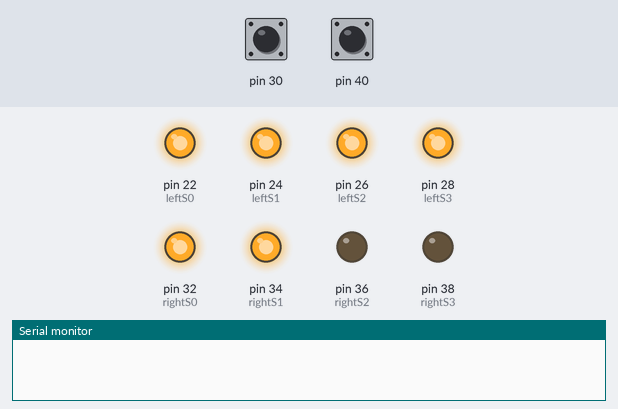
Bench run of a sketch on a simulated Arduino Mega 2560, built with avr-gcc and run on an emulated ATmega2560. On the bench: output pins drawn as LEDs (lit = HIGH), the last lines printed to the serial monitor. Dashed ring = blinking. The test bench sets the inputs (shaded band); at power-on: pin 30 LOW, pin 40 LOW.

Above: at 1.2 s.
1.3 s: pin 30 pulsed HIGH 2 times (0.12 s each, 0.3 s apart)
At 2.3 s:
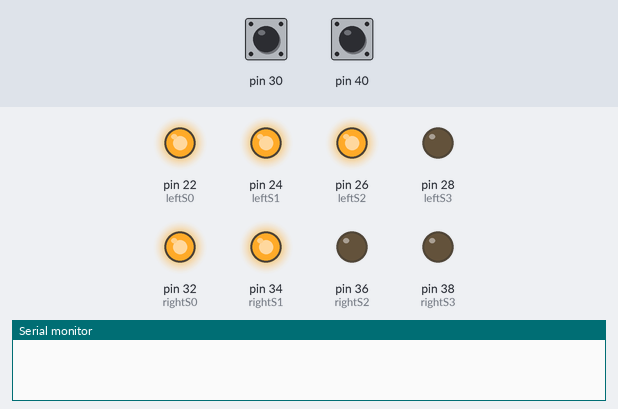
At 4.5 s:
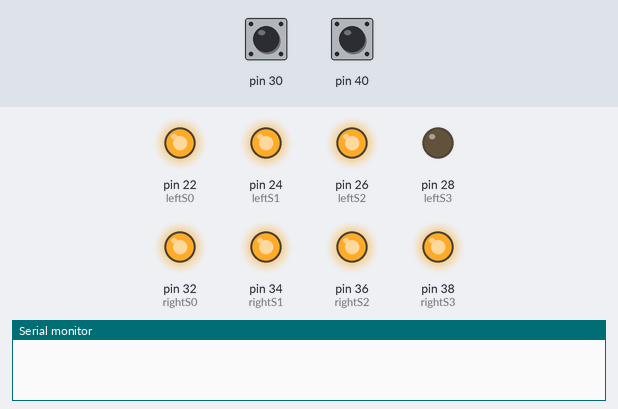
4.9 s: pin 40 pulsed HIGH 2 times (0.12 s each, 0.3 s apart)
At 8.1 s:
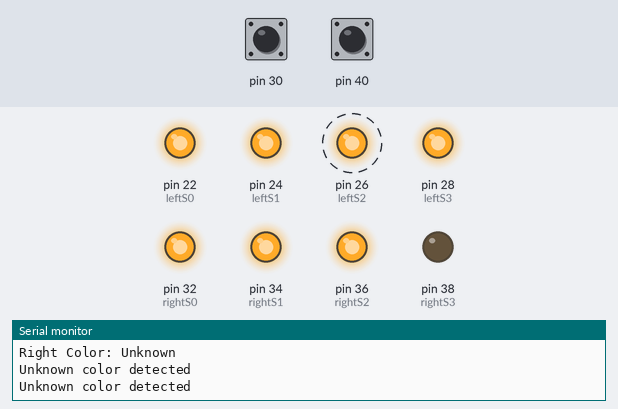
Timing chart, 0 to 14.5 s (numbered marks = the images above; inputs shaded):
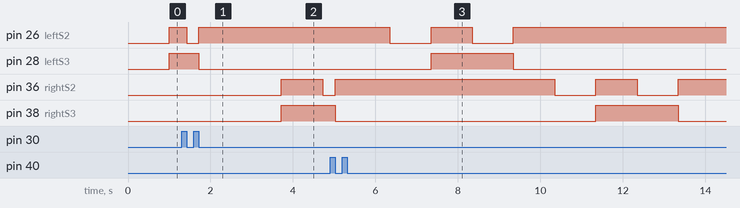

Measured:
- after the input at 1.3 s, pin 28 (leftS3): HIGH → LOW after 0.42 s instead of 1.7 s; pin 36 (rightS2): LOW → HIGH after 2.4 s, → LOW 1.0 s later; pin 38 (rightS3): LOW → HIGH after 2.4 s
- by itself, pin 26 (leftS2): alternates HIGH for 1.0 s and LOW for 1.0 s, 4 changes in all, then stays HIGH

The sketch:

sensordecor0206.ino
```cpp
// Definição dos pinos dos sensores de cor
const int leftS2 = 26;
const int leftS3 = 28;
const int leftOut = 30;

const int rightS2 = 36;
const int rightS3 = 38;
const int rightOut = 40;

// Pinos S0 e S1 dos sensores de cor
const int leftS0 = 22;
const int leftS1 = 24;
const int rightS0 = 32;
const int rightS1 = 34;

void setup() {
  // Inicializa a comunicação serial
  Serial.begin(9600);

  // Configura os pinos dos sensores de cor
  pinMode(leftS2, OUTPUT);
  pinMode(leftS3, OUTPUT);
  pinMode(rightS2, OUTPUT);
  pinMode(rightS3, OUTPUT);

  // Configura os pinos S0 e S1 dos sensores de cor
  pinMode(leftS0, OUTPUT);
  pinMode(leftS1, OUTPUT);
  pinMode(rightS0, OUTPUT);
  pinMode(rightS1, OUTPUT);

  // Define a resolução dos sensores de cor para alta (80%)
  digitalWrite(leftS0, HIGH);
  digitalWrite(leftS1, HIGH);
  digitalWrite(rightS0, HIGH);
  digitalWrite(rightS1, HIGH);
}

void loop() {
  // Ler a cor detectada pelos sensores de cor
  String leftColor = detectColor(leftS2, leftS3, leftOut);
  String rightColor = detectColor(rightS2, rightS3, rightOut);

  // Mostrar as informações no monitor serial
  Serial.print("Left Color: ");
  Serial.println(leftColor);
  Serial.print("Right Color: ");
  Serial.println(rightColor);

  speakColor(leftColor);
  speakColor(rightColor);

  delay(1000); // Delay de 1 segundo
}

String detectColor(int pinS2, int pinS3, int pinOut) {
  // Detecta a cor vermelha
  digitalWrite(pinS2, LOW);
  digitalWrite(pinS3, LOW);
  unsigned int redValue = pulseIn(pinOut, digitalRead(pinOut) == HIGH ? LOW : HIGH);

  // Detecta a cor verde
  digitalWrite(pinS2, HIGH);
  digitalWrite(pinS3, HIGH);
  unsigned int greenValue = pulseIn(pinOut, digitalRead(pinOut) == HIGH ? LOW : HIGH);

  // Detecta a cor azul
  digitalWrite(pinS2, LOW);
  digitalWrite(pinS3, HIGH);
  unsigned int blueValue = pulseIn(pinOut, digitalRead(pinOut) == HIGH ? LOW : HIGH);

  // Detecta a cor branca
  digitalWrite(pinS2, HIGH);
  digitalWrite(pinS3, LOW);
  unsigned int whiteValue = pulseIn(pinOut, digitalRead(pinOut) == HIGH ? LOW : HIGH);

  // Define um limiar para diferenciar as cores
  int threshold = 200; // Ajuste conforme necessário

  if (redValue > threshold && redValue > greenValue && redValue > blueValue && redValue > whiteValue) {
    return "Red";
  } else if (greenValue > threshold && greenValue > redValue && greenValue > blueValue && greenValue > whiteValue) {
    return "Green";
  } else if (blueValue > threshold && blueValue > redValue && blueValue > greenValue && blueValue > whiteValue) {
    return "Blue";
  } else if (whiteValue > threshold && whiteValue > redValue && whiteValue > greenValue && whiteValue > blueValue) {
    return "White";
  } else {
    return "Unknown";
  }
}

void speakColor(String color) {
  // Fala a cor no monitor serial
  if (color == "Red") {
    Serial.println("Detected Red color");
  } else if (color == "Green") {
    Serial.println("Detected Green color");
  } else if (color == "Blue") {
    Serial.println("Detected Blue color");
  } else if (color == "White") {
    Serial.println("Detected White color");
  } else {
    Serial.println("Unknown color detected");
  }
}
```
